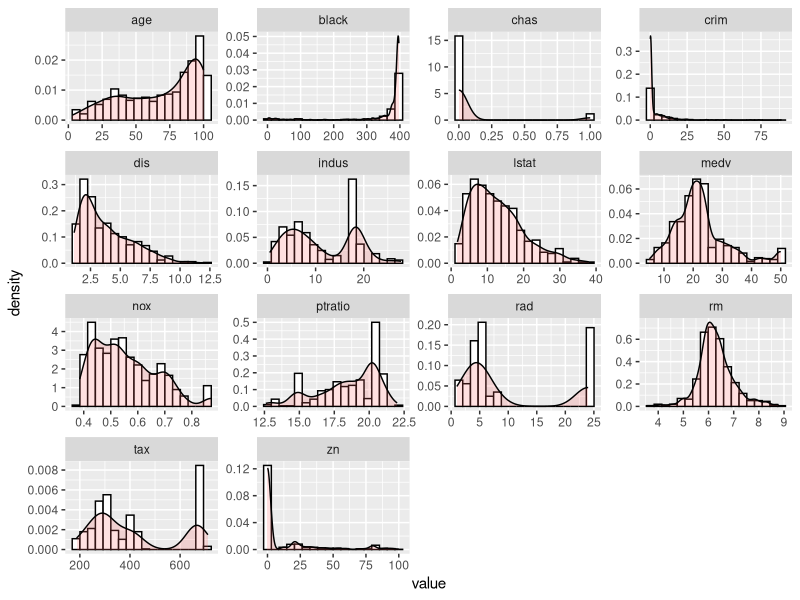
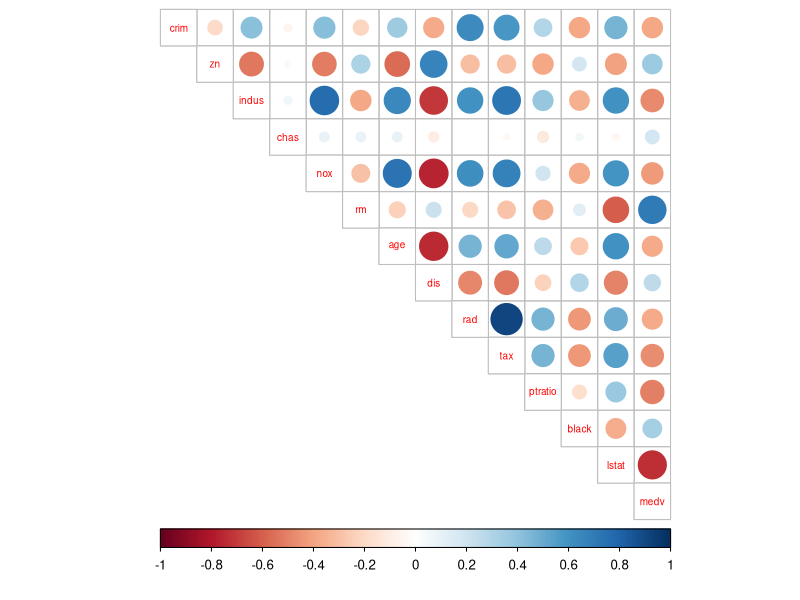
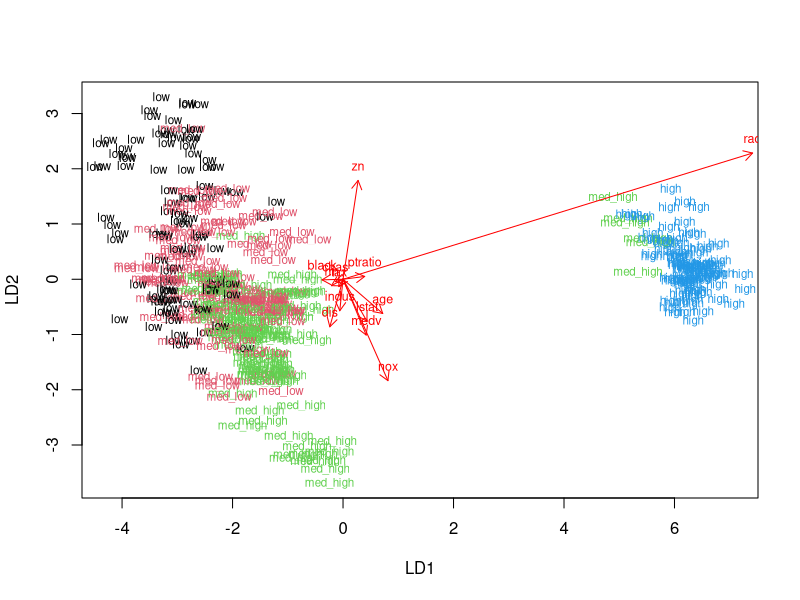
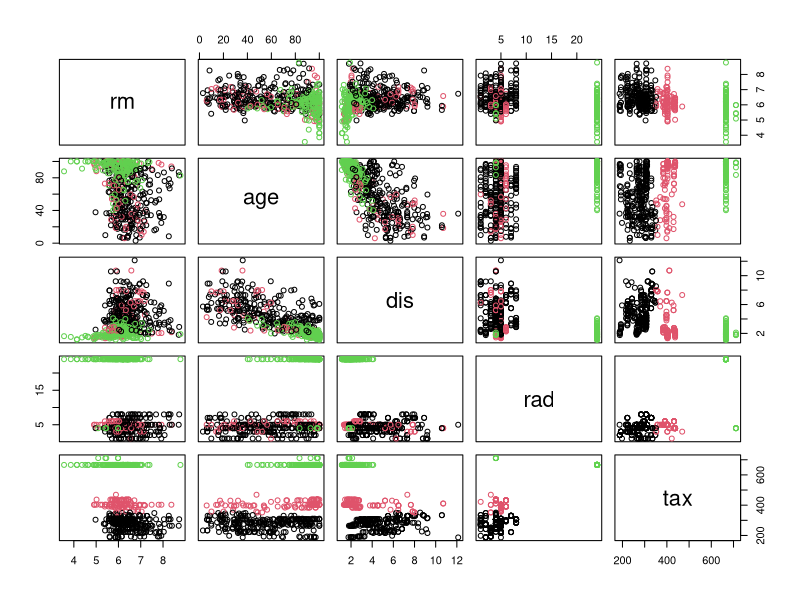
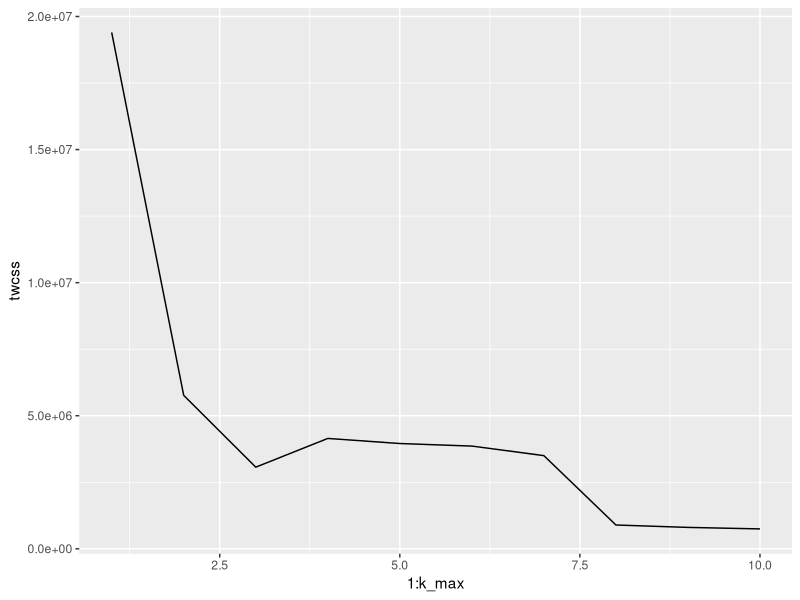
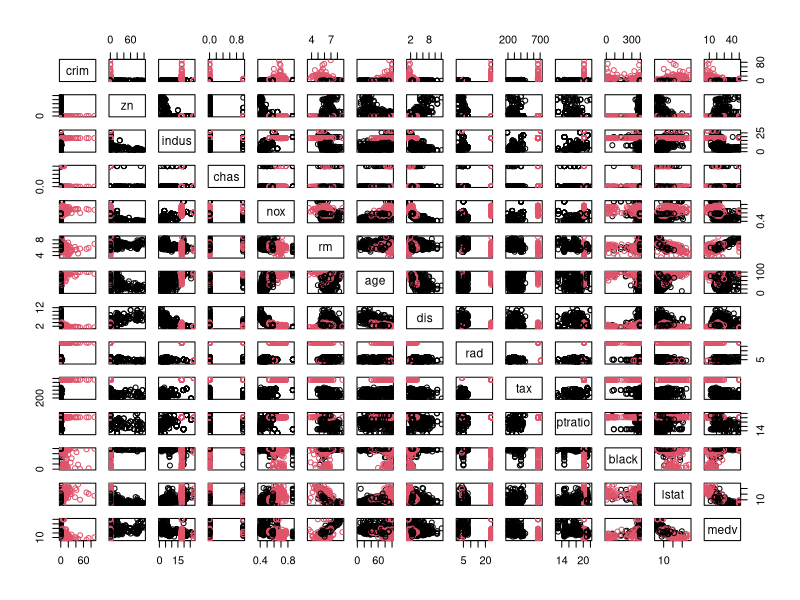

The R script that drew these images, in order:
## ---- chunk 1

library(MASS)

# load the data
data("Boston")
str(Boston)
dim(Boston)

## ---- chunk 2
# access the following packages
library(tidyr); library(dplyr); library(ggplot2); library(GGally); library(corrplot)

summary(Boston)

## ---- chunk 3

# A bar plot of each variable
gather(Boston) %>% ggplot(aes(value)) + facet_wrap("key", scales = "free") + 
  geom_histogram(aes(y = ..density..), 
                   colour="black", fill="white", bins = 18,) +
  geom_density(alpha = 0.2, fill = "#FF6666")

## ---- chunk 4

# calculate the correlation matrix and round it
cor_matrix<-cor(Boston) %>% round(digits = 2)

# visualize the correlation matrix
corrplot(cor_matrix, method="circle", type="upper", cl.pos="b", tl.pos="d", tl.cex = 0.6)

## ---- chunk 5
#standardizing Boston data 
boston_scaled <- scale(Boston)

# summaries of the scaled variables
summary(boston_scaled)

# class of the boston_scaled object
class(boston_scaled)

# change the object to data frame
boston_scaled <- as.data.frame(boston_scaled)
## ---- chunk 6

# summary of the scaled crime rate
summary(boston_scaled$crim)

# create a quantile vector of crim and print it
bins <- quantile(boston_scaled$crim)
bins

# create a categorical variable 'crime'
crime <- cut(boston_scaled$crim, breaks = bins, include.lowest = TRUE, label=c("low", "med_low", "med_high", "high"))

# look at the table of the new factor crime
table(crime)

# remove original crim from the dataset
boston_scaled <- dplyr::select(boston_scaled, -crim)

# add the new categorical value to scaled data
boston_scaled <- data.frame(boston_scaled, crime)
## ---- chunk 7

# number of rows in the Boston dataset 
n <- nrow(boston_scaled)

# choose randomly 80% of the rows
ind <- sample(n,  size = n * 0.8)

# create train set
train <- boston_scaled[ind,]

# create test set 
test <- boston_scaled[-ind,]

## ---- chunk 8
# linear discriminant analysis
lda.fit <- lda(crime ~ ., data = train)

# print the lda.fit object
lda.fit

## ---- chunk 9
# the function for lda biplot arrows
lda.arrows <- function(x, myscale = 1, arrow_heads = 0.1, color = "red", tex = 0.75, choices = c(1,2)){
  heads <- coef(x)
  arrows(x0 = 0, y0 = 0, 
         x1 = myscale * heads[,choices[1]], 
         y1 = myscale * heads[,choices[2]], col=color, length = arrow_heads)
  text(myscale * heads[,choices], labels = row.names(heads), 
       cex = tex, col=color, pos=3)
}

# target classes as numeric
classes <- as.numeric(train$crime)

# plot the lda results
plot(lda.fit, dimen = 2, col = classes, pch = classes)
lda.arrows(lda.fit, myscale = 2.3)

## ---- chunk 10

# save the correct classes from test data
correct_classes <- test$crime

# remove the crime variable from test data
test <- dplyr::select(test, -crime)

# predict classes with test data
lda.pred <- predict(lda.fit, newdata = test)

# cross tabulate the results
table(correct = correct_classes, predicted = lda.pred$class)

## ---- chunk 11

# reload the data
data("Boston")

#standardizing Boston data 
boston_scaled <- scale(Boston)

# change the object to data frame
boston_scaled <- as.data.frame(boston_scaled)

# euclidean distance matrix
dist_eu <- dist(Boston)

# look at the summary of the distances
summary(dist_eu)

## ---- chunk 12
km <-kmeans(Boston, centers = 3)

# plot the Boston dataset with clusters
pairs(Boston[6:10], col = km$cluster)
## ---- chunk 13
set.seed(123)

# determine the number of clusters
k_max <- 10

# calculate the total within sum of squares
twcss <- sapply(1:k_max, function(k){kmeans(Boston, k)$tot.withinss})

# visualize the results
qplot(x = 1:k_max, y = twcss, geom = 'line')

# k-means clustering
km <-kmeans(Boston, centers = 2)

# plot the Boston dataset with clusters
pairs(Boston, col = km$cluster)
